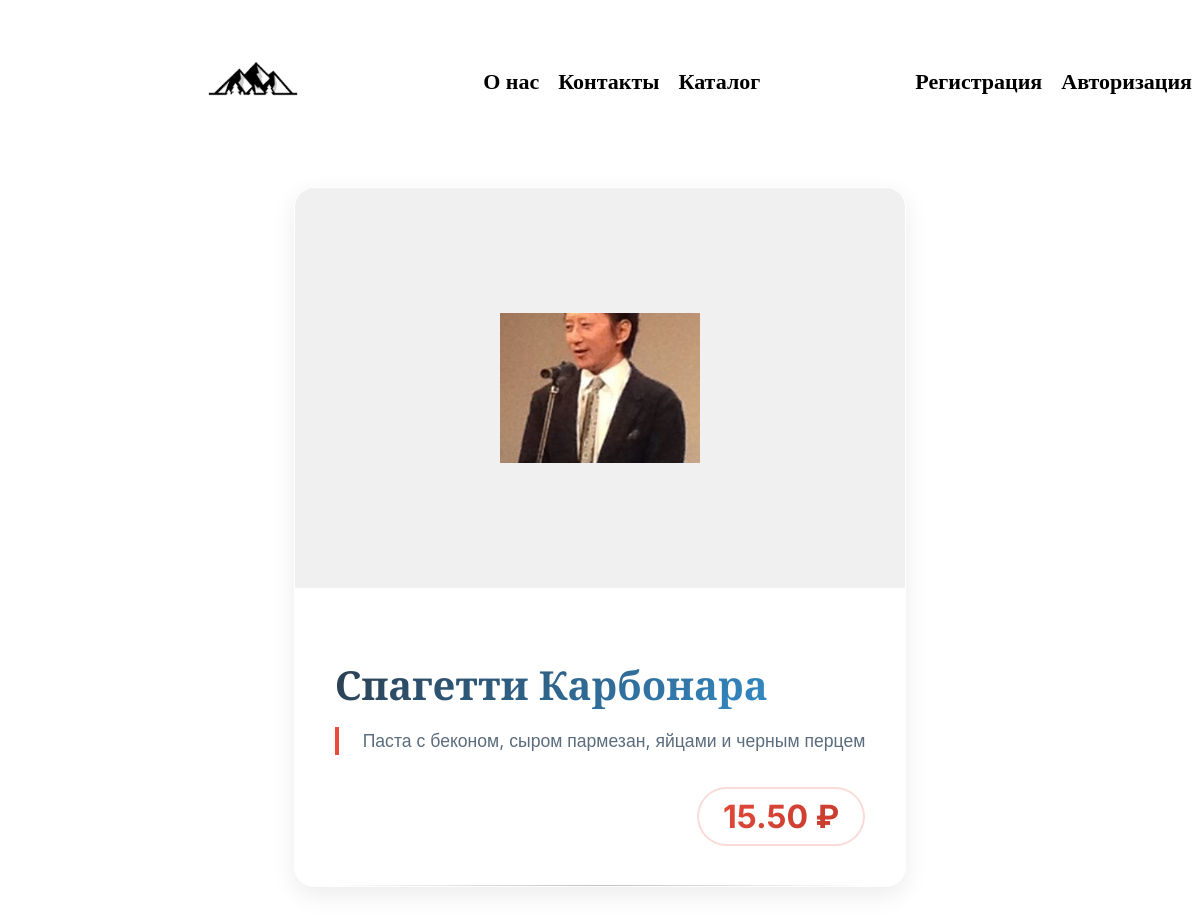
Screenshot of /foods/update/40/ with the database file from the repository.
### Foods/models.py (models this page shows, shortened)
class Image(models.Model):
    food = models.ForeignKey(Food, on_delete=models.CASCADE)
    image = models.ImageField(upload_to='photos/', default='photos/default.jpg')

class Food(models.Model):
    name = models.CharField(max_length=100, null=True)
    description = models.TextField(null=True, default='Описание')
    price = models.DecimalField(max_digits=5, decimal_places=2)
    created_at = models.DateTimeField(auto_now_add=True)
    updated_at = models.DateTimeField(auto_now=True)

### Foods/views.py (the view)
# urls.py: path('update/<int:id>/', views.update, name='update'),
def update(request, id):
    food = Food.objects.get(id=id)
    return render(request, 'update.html', {'food': food})

### Foods/templates/update.html
{% extends 'base.html' %}
{% block content %}
<div class="food-card">
    <div class="food-gallery">
        {% for img in food.image_set.all %}
            <div class="gallery-item">
                <img class="food-image" src="{{ img.image.url }}" alt="{{ img.name }}">
            </div>
        {% endfor %}
    </div>
    <div class="food-content">
        <h2 class="food-name">{{ food.name }}</h2>
        <p class="food-description">{{ food.description }}</p>
        <div class="food-price-container">
            <span class="food-price">{{ food.price }} ₽</span>
        </div>
    </div>
</div>
{% endblock  %}

### Foods/static/css/style.css (style rules this page uses)
.cards div img { width: 200px; height: 150px; }
.food-card { max-width: 800px; margin: 2rem auto; background: linear-gradient(135deg, #fff 0%, #f8f9fa 100%); border-radius: 20px; box-shadow: 0 10px 30px rgba(0,0,0,0.1), 0 4px 6px rgba(0,0,0,0.05); overflow: hidden; transition: all 0.3s ease; border: 1px solid rgba(255,255,255,0.2); }
.food-gallery { position: relative; height: 400px; overflow: hidden; background: #f0f0f0; }
.gallery-item { width: 100%; height: 100%; display: flex; align-items: center; justify-content: center; }
.food-image { width: 100%; height: 100%; object-fit: cover; transition: transform 0.5s ease; }
.food-content { padding: 2.5rem; background: white; }
.food-name { font-family: 'Playfair Display', serif; font-size: 2.5rem; font-weight: 700; color: #2c3e50; margin-bottom: 1rem; line-height: 1.2; background: linear-gradient(135deg, #2c3e50, #3498db); -webkit-background-clip: text; -webkit-text-fill-color: transparent; background-clip: text; }
.food-description { font-family: 'Inter', sans-serif; font-size: 1.1rem; line-height: 1.6; color: #5a6c7d; margin-bottom: 2rem; border-left: 4px solid #e74c3c; padding-left: 1.5rem; }
.food-card { background: white; border-radius: 20px; overflow: hidden; box-shadow: 0 8px 25px rgba(0,0,0,0.08); transition: all 0.4s ease; border: 1px solid rgba(255,255,255,0.2); position: relative; }
.food-card { animation: fadeIn 0.6s ease-out; }
.food-card::before { content: ''; position: absolute; top: 0; left: 0; right: 0; height: 4px; background: linear-gradient(135deg, #667eea 0%, #764ba2 50%, #e74c3c 100%); opacity: 0; transition: opacity 0.3s ease; }
.food-price-container { display: flex; justify-content: flex-end; align-items: center; margin-top: 1.5rem; }
.food-price { font-family: 'Inter', sans-serif; font-size: 2rem; font-weight: 700; color: #e74c3c; background: linear-gradient(135deg, #e74c3c, #c0392b); -webkit-background-clip: text; -webkit-text-fill-color: transparent; background-clip: text; padding: 0.5rem 1.5rem; border-radius: 50px; border: 2px solid rgba(231, 76, 60, 0.2); position: relative; overflow: hidden; }
.food-price::before { content: ''; position: absolute; top: 0; left: -100%; width: 100%; height: 100%; background: linear-gradient(90deg, transparent, rgba(255,255,255,0.3), transparent); transition: left 0.5s ease; }
.food-card { animation: fadeInUp 0.6s ease-out; }
.food-content::after { content: ''; position: absolute; bottom: 0; left: 5%; width: 90%; height: 1px; background: linear-gradient(90deg, transparent, #bdc3c7, transparent); }

### rows the page displays
Image: image (picture)
Food: name "Спагетти Карбонара", description "Паста с беконом, сыром пармезан, яйцами и черным перцем", price "15.50"
